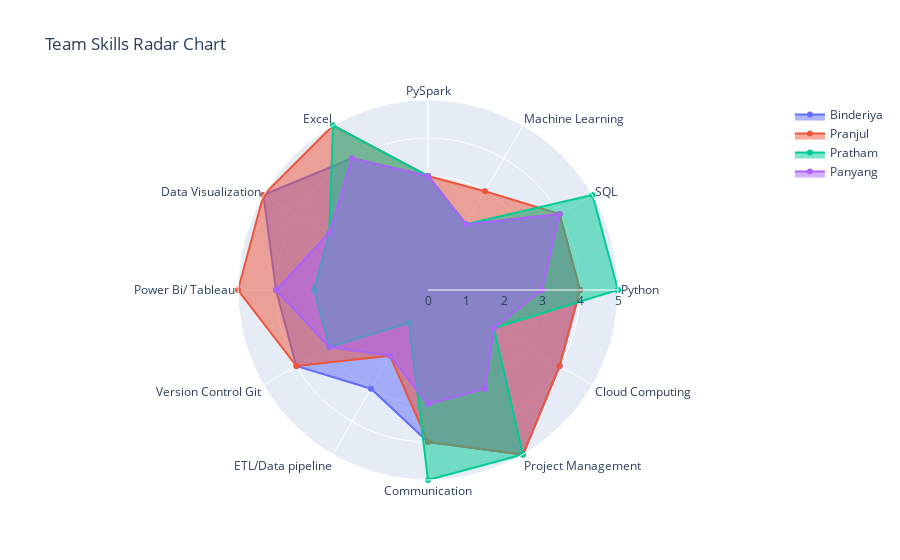

The cell this chart's notebook holds for it:
### Code cell
import plotly.graph_objects as go
from IPython.display import IFrame
fig = go.Figure()

for name in df_skills.index:
    values = df_skills.loc[name].tolist()
    values += values[:1]  # close the loop
    fig.add_trace(go.Scatterpolar(
        r=values,
        theta=df_skills.columns.tolist() + [df_skills.columns[0]],
        fill='toself',
        name=name
    ))

fig.update_layout(
    polar=dict(radialaxis=dict(visible=True, range=[0, 5])),
    showlegend=True,
    title='Team Skills Radar Chart'
)
fig.write_html("figures/skills_radar_chart.html")
IFrame(src="figures/skills_radar_chart.html", width='100%', height=500)
fig.show()

### Figure 1 — Plotly figure (JSON) as saved in the notebook; plotly's stock layout.template omitted (floating-point values rounded to 4 significant figures)
{"data": [{"fill": "toself", "name": "Binderiya", "r": [4, 4, 2, 3, 4, 5, 4, 4, 3, 4, 5, 4, 4], "theta": ["Python", "SQL", "Machine Learning", "PySpark", "Excel", "Data Visualization", "Power Bi/ Tableau", "Version Control Git", "ETL/Data pipeline", "Communication", "Project Management", "Cloud Computing", "Python"], "type": "scatterpolar"}, {"fill": "toself", "name": "Pranjul", "r": [4, 4, 3, 3, 5, 5, 5, 4, 2, 4, 5, 4, 4], "theta": ["Python", "SQL", "Machine Learning", "PySpark", "Excel", "Data Visualization", "Power Bi/ Tableau", "Version Control Git", "ETL/Data pipeline", "Communication", "Project Management", "Cloud Computing", "Python"], "type": "scatterpolar"}, {"fill": "toself", "name": "Pratham", "r": [5, 5, 2, 3, 5, 3, 3, 3, 1, 5, 5, 2, 5], "theta": ["Python", "SQL", "Machine Learning", "PySpark", "Excel", "Data Visualization", "Power Bi/ Tableau", "Version Control Git", "ETL/Data pipeline", "Communication", "Project Management", "Cloud Computing", "Python"], "type": "scatterpolar"}, {"fill": "toself", "name": "Panyang", "r": [3, 4, 2, 3, 4, 3, 4, 3, 2, 3, 3, 2, 3], "theta": ["Python", "SQL", "Machine Learning", "PySpark", "Excel", "Data Visualization", "Power Bi/ Tableau", "Version Control Git", "ETL/Data pipeline", "Communication", "Project Management", "Cloud Computing", "Python"], "type": "scatterpolar"}], "layout": {"polar": {"radialaxis": {"range": [0, 5], "visible": true}}, "showlegend": true, "title": {"text": "Team Skills Radar Chart"}}}
